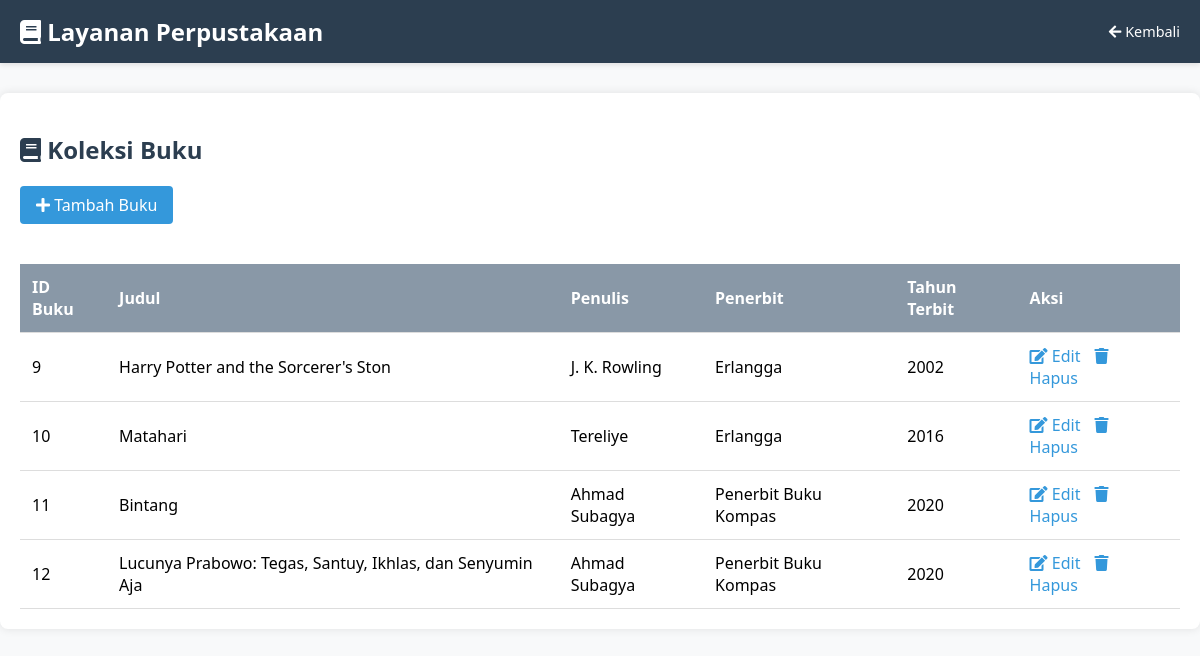
/PRAK501/Buku.php, run on the app's committed database.
### tables this page shows
CREATE TABLE `buku` (
  `id_buku` int(11) NOT NULL,
  `judul_buku` varchar(500) DEFAULT NULL,
  `penulis` varchar(500) DEFAULT NULL,
  `penerbit` varchar(250) DEFAULT NULL,
  `tahun_terbit` int(11) DEFAULT NULL
);

### PRAK501/Model.php (called while the page is built, shortened)
<?php
function getData($query) {
    $conn = getConnection();
    $result = mysqli_query($conn, $query);
    $rows = [];
    while ($row = mysqli_fetch_assoc($result)) {
        $rows[] = $row;
    }
    return $rows;
}
?>

### PRAK501/Buku.php (the view, shortened to what this page needs)
<?php
require 'Model.php';
$buku = getData("SELECT * FROM buku");
?>
<!DOCTYPE html>
<html lang="en">
<head>
    <link rel="stylesheet" href="https://cdnjs.cloudflare.com/ajax/libs/font-awesome/5.15.3/css/all.min.css">
</head>
<body>
    <div class="header">
        <h1><i class="fas fa-book"></i> Layanan Perpustakaan</h1>
        <a href="index.php" class="back-btn"><i class="fas fa-arrow-left"></i> Kembali</a>
    </div>
    <div class="container">
        <h2><i class="fas fa-book"></i> Koleksi Buku</h2>
        <a href="FormBuku.php" class="btn"><i class="fas fa-plus"></i> Tambah Buku</a>
        <?php if (empty($buku)): ?>
            <div class="empty-data">Data buku belum ditambah</div>
        <?php else: ?>
        <table>
            <tr>
                <th>ID Buku</th>
                <th>Judul</th>
                <th>Penulis</th>
                <th>Penerbit</th>
                <th>Tahun Terbit</th>
                <th>Aksi</th>
            </tr>
            <?php foreach ($buku as $b): ?>
            <tr>
                <td><?= $b['id_buku'] ?></td>
                <td><?= $b['judul_buku'] ?></td>
                <td><?= $b['penulis'] ?></td>
                <td><?= $b['penerbit'] ?></td>
                <td><?= $b['tahun_terbit'] ?></td>
                <td class="action-links">
                    <a href="FormBuku.php?id=<?= $b['id_buku'] ?>"><i class="fas fa-edit"></i> Edit</a>
                    <a href="?delete=<?= $b['id_buku'] ?>" onclick="return confirm('Hapus buku ini?')"><i class="fas fa-trash"></i> Hapus</a>
                </td>
            </tr>
            <?php endforeach; ?>
        </table>
        <?php endif; ?>
    </div>
</body>
</html>

### PRAK501/Buku.php (style rules this page uses)
body { font-family: 'Segoe UI', Tahoma, Geneva, Verdana, sans-serif; margin: 0; padding: 0; background-color: #f8f9fa; }
.header { background-color: #2c3e50; color: white; padding: 15px 20px; display: flex; justify-content: space-between; align-items: center; box-shadow: 0 2px 5px rgba(0,0,0,0.1); }
.header h1 { margin: 0; font-size: 1.5rem; }
.back-btn { color: white; text-decoration: none; font-size: 0.9rem; }
.container { max-width: 1200px; margin: 30px auto; padding: 20px; background: white; border-radius: 8px; box-shadow: 0 0 10px rgba(0,0,0,0.1); }
h2 { color: #2c3e50; }
.btn { display: inline-block; padding: 8px 16px; background-color: #3498db; color: white; text-decoration: none; border-radius: 4px; margin-bottom: 20px; }
table { width: 100%; border-collapse: collapse; margin-top: 20px; }
th, td { padding: 12px; text-align: left; border-bottom: 1px solid #ddd; }
th { background-color:rgb(137, 152, 167); color: white; }
.action-links a { color: #3498db; text-decoration: none; margin-right: 10px; }

### data on the page
buku: id_buku "9", judul_buku "Harry Potter and the Sorcerer's Ston", penulis "J. K. Rowling", penerbit "Erlangga", tahun_terbit "2002"
buku: id_buku "10", judul_buku "Matahari", penulis "Tereliye", penerbit "Erlangga", tahun_terbit "2016"
buku: id_buku "11", judul_buku "Bintang", penulis "Ahmad Subagya", penerbit "Penerbit Buku Kompas", tahun_terbit "2020"
buku: id_buku "12", judul_buku "Lucunya Prabowo: Tegas, Santuy, Ikhlas, dan Senyumin Aja", penulis "Ahmad Subagya", penerbit "Penerbit Buku Kompas", tahun_terbit "2020"
